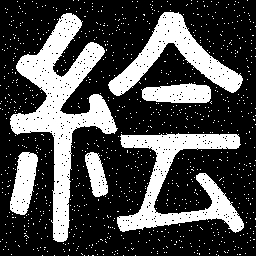
#> input picture data/dilate_erode.png, 256 x 256 px
$ python dilate_erode.py
#> lines starting #> are read from the running program, lines starting #| are printed output that depends on the picture; after the words box and inside, x2 and y2 are one past the last pixel; in counts of white or black regions, pixels touching at a corner belong together
# import
import cv2
import numpy as np

# main
def main():

    # Elements for dilation / erosion
    kernel_4 = np.array([[0, 1, 0], [1, 1, 1], [0, 1, 0]], np.uint8)
    kernel_8 = np.array([[1, 1, 1], [1, 1, 1], [1, 1, 1]], np.uint8)

    # Sample image read (gray scale)
    img_gray = cv2.imread(
        '../data/dilate_erode.png',
        cv2.IMREAD_GRAYSCALE)
#> img_gray is the input picture: shape (256, 256); min 0, max 255, mean 76.7

    # Binarization
    # Automatically determine the threshold
    threshold, img_bin = cv2.threshold(
        img_gray, 0, 255, cv2.THRESH_OTSU)
#> img_bin: shape (256, 256); 30.1% white; 984 white regions (978 under 20 px), largest, box (x1, y1, x2, y2) and area: (10, 13, 118, 242) 7456, (117, 133, 244, 233) 4804, (108, 12, 243, 96) 3458, (10, 152, 38, 215) 1143, (141, 83, 211, 103) 1120, (85, 152, 108, 197) 646
#> threshold = 1

    # Dilation
    img_dilate = cv2.dilate(img_bin, kernel_8, iterations=1)
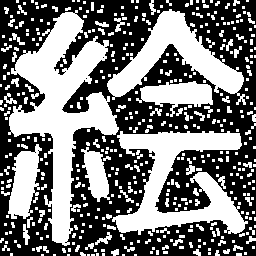
#> img_dilate: shape (256, 256); 46.9% white; 486 white regions (393 under 20 px), largest, box (x1, y1, x2, y2) and area: (8, 10, 119, 246) 9324, (112, 131, 248, 235) 6131, (107, 9, 246, 105) 4352
    # Erosion
    img_erode = cv2.erode(img_bin, kernel_8, iterations=1)
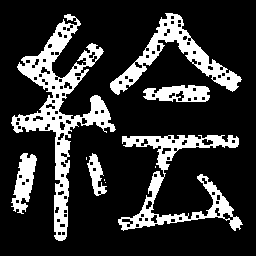
#> img_erode: shape (256, 256); 19.6% white; 10 white regions (4 under 20 px), largest, box (x1, y1, x2, y2) and area: (11, 14, 116, 241) 5220, (118, 135, 243, 231) 3109, (110, 13, 242, 95) 2475, (11, 153, 37, 214) 834, (143, 85, 210, 102) 793, (87, 153, 107, 196) 396

    # Display
    cv2.imshow('Original', img_bin)
    cv2.imshow('Dilate', img_dilate)
    cv2.imshow('Erode', img_erode)
    # Close display by key input
    cv2.waitKey(0)
    cv2.destroyAllWindows()

    # save
    cv2.imwrite('../output/05/dilate.png', img_dilate)
    cv2.imwrite('../output/05/erode.png', img_erode)

if __name__ == '__main__':
    main()
